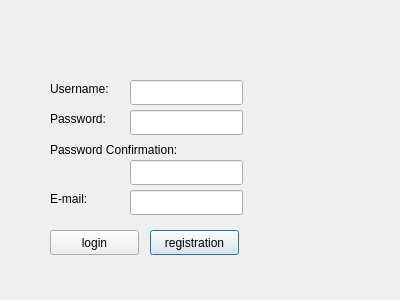
<?xml version="1.0" encoding="UTF-8"?>
<ui version="4.0">
 <class>registerwindow</class>
 <widget class="QDialog" name="registerwindow">
  <property name="geometry">
   <rect>
    <x>0</x>
    <y>0</y>
    <width>400</width>
    <height>300</height>
   </rect>
  </property>
  <property name="windowTitle">
   <string>Dialog</string>
  </property>
  <widget class="QLabel" name="label">
   <property name="geometry">
    <rect>
     <x>50</x>
     <y>80</y>
     <width>81</width>
     <height>17</height>
    </rect>
   </property>
   <property name="text">
    <string>Username:</string>
   </property>
  </widget>
  <widget class="QLabel" name="label_2">
   <property name="geometry">
    <rect>
     <x>50</x>
     <y>110</y>
     <width>81</width>
     <height>17</height>
    </rect>
   </property>
   <property name="text">
    <string>Password:</string>
   </property>
  </widget>
  <widget class="QLabel" name="label_3">
   <property name="geometry">
    <rect>
     <x>50</x>
     <y>140</y>
     <width>171</width>
     <height>20</height>
    </rect>
   </property>
   <property name="text">
    <string>Password Confirmation:</string>
   </property>
  </widget>
  <widget class="QLineEdit" name="lineEdit">
   <property name="geometry">
    <rect>
     <x>130</x>
     <y>80</y>
     <width>113</width>
     <height>25</height>
    </rect>
   </property>
  </widget>
  <widget class="QLineEdit" name="lineEdit_2">
   <property name="geometry">
    <rect>
     <x>130</x>
     <y>110</y>
     <width>113</width>
     <height>25</height>
    </rect>
   </property>
  </widget>
  <widget class="QLineEdit" name="lineEdit_3">
   <property name="geometry">
    <rect>
     <x>130</x>
     <y>160</y>
     <width>113</width>
     <height>25</height>
    </rect>
   </property>
  </widget>
  <widget class="QLabel" name="label_4">
   <property name="geometry">
    <rect>
     <x>50</x>
     <y>190</y>
     <width>67</width>
     <height>17</height>
    </rect>
   </property>
   <property name="text">
    <string>E-mail:</string>
   </property>
  </widget>
  <widget class="QLineEdit" name="lineEdit_4">
   <property name="geometry">
    <rect>
     <x>130</x>
     <y>190</y>
     <width>113</width>
     <height>25</height>
    </rect>
   </property>
  </widget>
  <widget class="QPushButton" name="pushButton">
   <property name="geometry">
    <rect>
     <x>150</x>
     <y>230</y>
     <width>89</width>
     <height>25</height>
    </rect>
   </property>
   <property name="text">
    <string>registration</string>
   </property>
  </widget>
  <widget class="QPushButton" name="pushButton_2">
   <property name="geometry">
    <rect>
     <x>50</x>
     <y>230</y>
     <width>89</width>
     <height>25</height>
    </rect>
   </property>
   <property name="text">
    <string>login</string>
   </property>
  </widget>
 </widget>
 <resources/>
 <connections/>
</ui>
